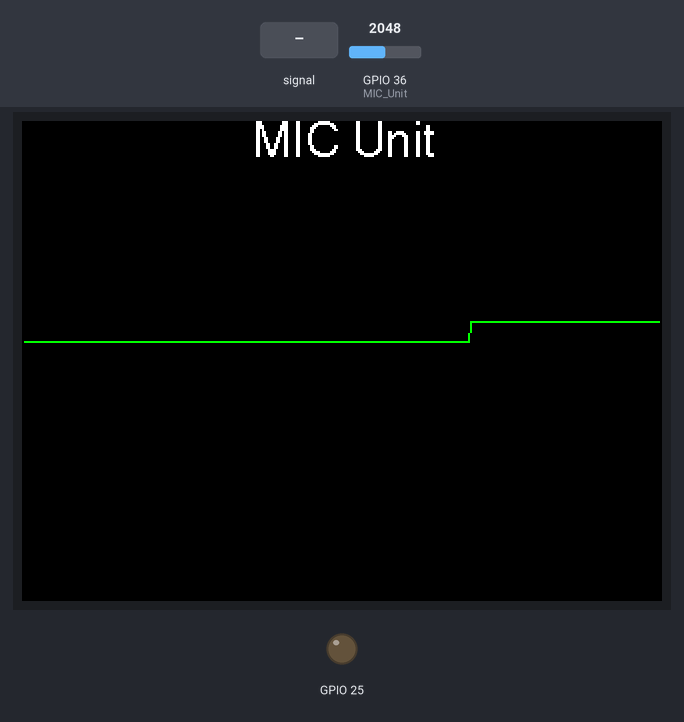
Recording of a sketch running on a simulated ESP32. Parts: 320×240 colour display, output pins drawn as LEDs (lit = HIGH). The test bench sets the inputs (shaded band); at power-on: GPIO 36 (MIC_Unit) = 2048. What the sketch prints to the serial monitor is not drawn.

Above: at 1.3 s.
1.4 s: GPIO 36 (MIC_Unit) fed a 200 Hz sine of ±327 counts around its level
At 1.81 s:
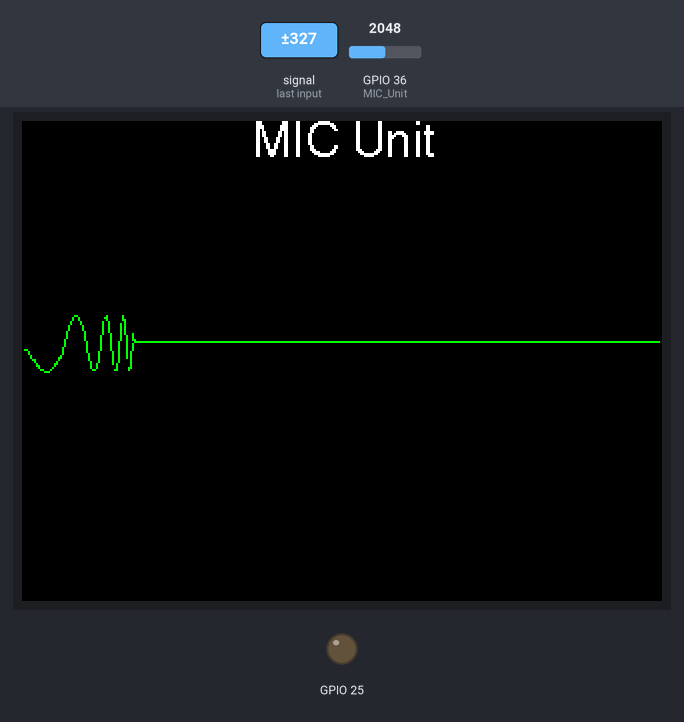
3.1 s: GPIO 36 (MIC_Unit) set to 2866
At 3.32 s:
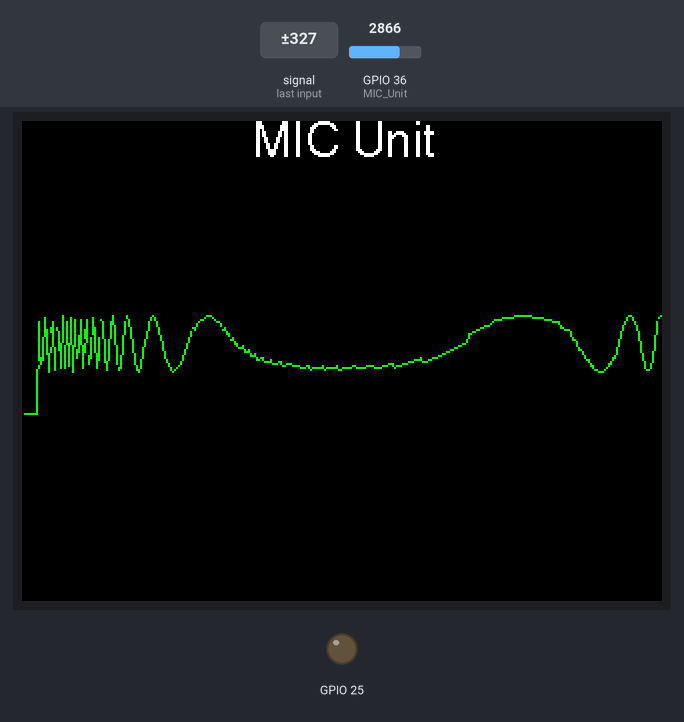
4.6 s: GPIO 36 (MIC_Unit) set to 4095
At 4.83 s:
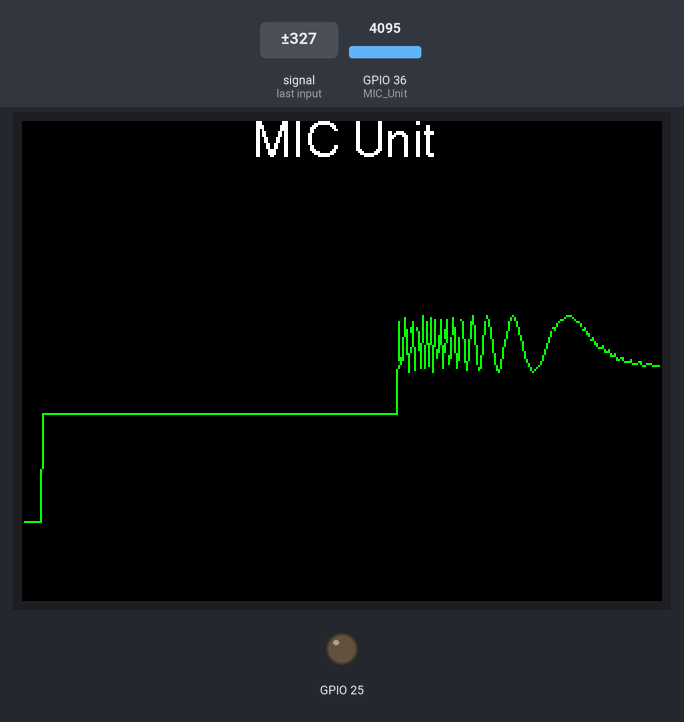
6.1 s: GPIO 36 (MIC_Unit) set to 3603
At 6.34 s:
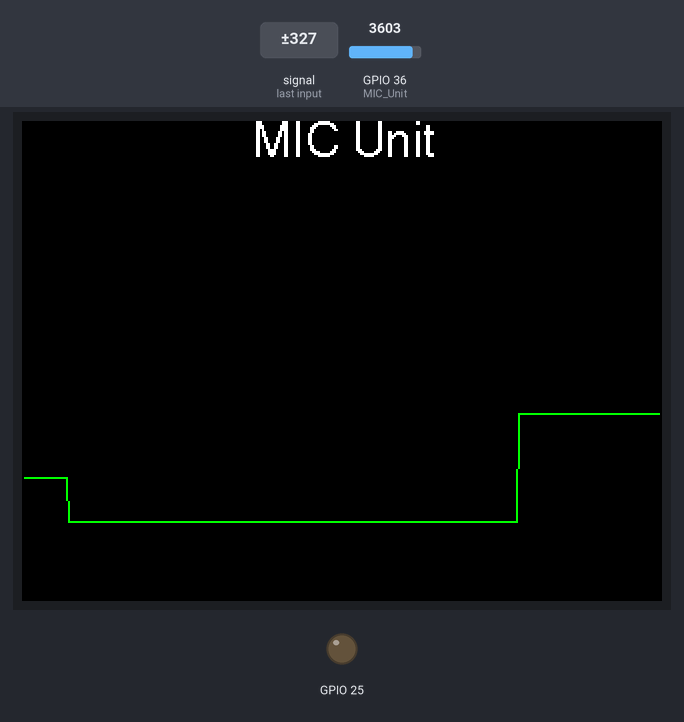
7.9 s: GPIO 36 (MIC_Unit) fed a 200 Hz sine of ±327 counts around its level
At 8.16 s:
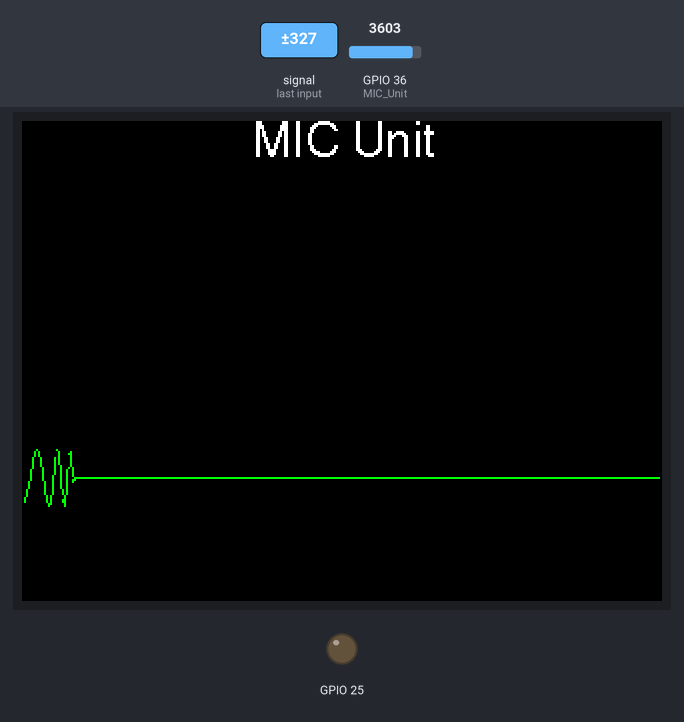
Timing chart, 0 to 10.5 s (numbered marks = the images above; inputs shaded):
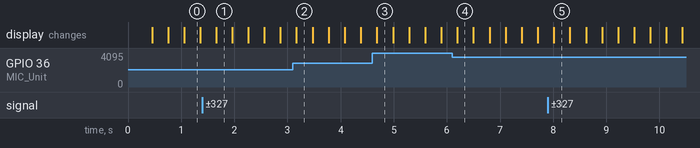

Measured:
- after the input at 1.4 s, the display: changes after 0.26 s (image 1)
- after the input at 7.9 s, the display: changes after 0.11 s (image 5)

The sketch:

MIC_Unit.ino
```cpp
#include <M5Stack.h>
#include "Free_Fonts.h"
#define MIC_Unit 36
#define MAX_LEN 320
#define X_OFFSET 0
#define Y_OFFSET 100
#define X_SCALE 1

static void draw_waveform() {

  static int16_t val_buf[MAX_LEN] = {0};
  static int16_t pt = MAX_LEN - 1;
  int micValue = analogRead(MIC_Unit);
  Serial.println(micValue);
  val_buf[pt] = map((int16_t)(micValue * X_SCALE), 1800, 4095,  0, 100);

  if (--pt < 0) {
    pt = MAX_LEN - 1;
  }

  for (int i = 1; i < (MAX_LEN); i++) {
    uint16_t now_pt = (pt + i) % (MAX_LEN);
    M5.Lcd.drawLine(i + X_OFFSET, val_buf[(now_pt + 1) % MAX_LEN] + Y_OFFSET, i + 1 + X_OFFSET, val_buf[(now_pt + 2) % MAX_LEN] + Y_OFFSET, TFT_BLACK);
    if (i < MAX_LEN - 1) {
      M5.Lcd.drawLine(i + X_OFFSET, val_buf[now_pt] + Y_OFFSET, i + 1 + X_OFFSET, val_buf[(now_pt + 1) % MAX_LEN] + Y_OFFSET, TFT_GREEN);
    }
  }
}

void setup() {
  M5.begin();
  M5.Lcd.setFreeFont(FSS12);
  M5.Lcd.setTextDatum(TC_DATUM);
  M5.Lcd.drawString("MIC Unit", 160, 0, GFXFF);
  Serial.begin(115200);

  dacWrite(25, 0);

}

void loop() {
  draw_waveform();
}
```
